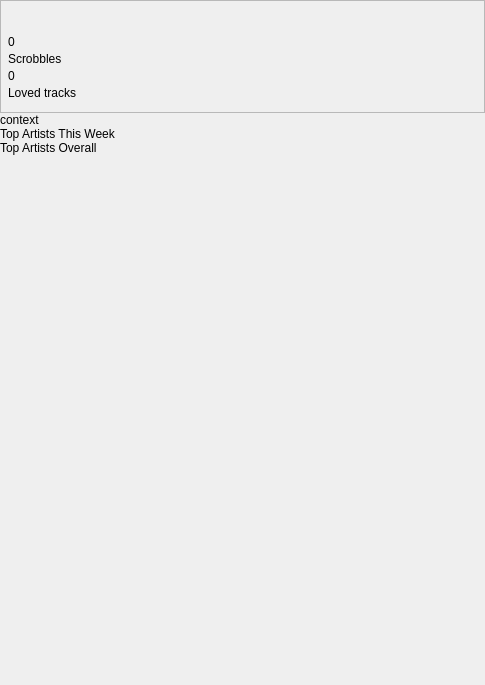
<?xml version="1.0" encoding="UTF-8"?>
<ui version="4.0">
 <class>ProfileWidget</class>
 <widget class="QWidget" name="ProfileWidget">
  <property name="geometry">
   <rect>
    <x>0</x>
    <y>0</y>
    <width>485</width>
    <height>685</height>
   </rect>
  </property>
  <property name="windowTitle">
   <string>Form</string>
  </property>
  <layout class="QVBoxLayout" name="verticalLayout" stretch="0,0,0,0,0,0,0,0,1">
   <property name="spacing">
    <number>0</number>
   </property>
   <property name="margin">
    <number>0</number>
   </property>
   <item>
    <widget class="QFrame" name="user">
     <property name="frameShape">
      <enum>QFrame::StyledPanel</enum>
     </property>
     <property name="frameShadow">
      <enum>QFrame::Raised</enum>
     </property>
     <layout class="QHBoxLayout" name="horizontalLayout" stretch="0,1">
      <property name="spacing">
       <number>0</number>
      </property>
      <property name="margin">
       <number>0</number>
      </property>
      <item>
       <widget class="AvatarWidget" name="avatar">
        <property name="text">
         <string/>
        </property>
        <property name="alignment">
         <set>Qt::AlignCenter</set>
        </property>
       </widget>
      </item>
      <item>
       <layout class="QVBoxLayout" name="verticalLayout_2" stretch="0,0,3,0,0,1,0,0,0">
        <property name="spacing">
         <number>3</number>
        </property>
        <item>
         <widget class="unicorn::Label" name="name">
          <property name="text">
           <string/>
          </property>
          <property name="textFormat">
           <enum>Qt::RichText</enum>
          </property>
         </widget>
        </item>
        <item>
         <widget class="QLabel" name="infoString">
          <property name="text">
           <string/>
          </property>
         </widget>
        </item>
        <item>
         <spacer name="verticalSpacer_2">
          <property name="orientation">
           <enum>Qt::Vertical</enum>
          </property>
          <property name="sizeHint" stdset="0">
           <size>
            <width>20</width>
            <height>0</height>
           </size>
          </property>
         </spacer>
        </item>
        <item>
         <widget class="QLabel" name="scrobbleCount">
          <property name="text">
           <string>0</string>
          </property>
         </widget>
        </item>
        <item>
         <widget class="QLabel" name="scrobbles">
          <property name="text">
           <string>Scrobbles</string>
          </property>
         </widget>
        </item>
        <item>
         <spacer name="verticalSpacer_3">
          <property name="orientation">
           <enum>Qt::Vertical</enum>
          </property>
          <property name="sizeHint" stdset="0">
           <size>
            <width>20</width>
            <height>0</height>
           </size>
          </property>
         </spacer>
        </item>
        <item>
         <widget class="QLabel" name="lovedCount">
          <property name="text">
           <string>0</string>
          </property>
         </widget>
        </item>
        <item>
         <widget class="QLabel" name="loved">
          <property name="text">
           <string>Loved tracks</string>
          </property>
         </widget>
        </item>
        <item>
         <spacer name="verticalSpacer_4">
          <property name="orientation">
           <enum>Qt::Vertical</enum>
          </property>
          <property name="sizeHint" stdset="0">
           <size>
            <width>20</width>
            <height>12</height>
           </size>
          </property>
         </spacer>
        </item>
       </layout>
      </item>
     </layout>
    </widget>
   </item>
   <item>
    <widget class="ContextLabel" name="userBlurb">
     <property name="text">
      <string notr="true">context</string>
     </property>
     <property name="textFormat">
      <enum>Qt::RichText</enum>
     </property>
     <property name="wordWrap">
      <bool>true</bool>
     </property>
    </widget>
   </item>
   <item>
    <widget class="QFrame" name="hsplitter1">
     <property name="frameShape">
      <enum>QFrame::StyledPanel</enum>
     </property>
     <property name="frameShadow">
      <enum>QFrame::Raised</enum>
     </property>
    </widget>
   </item>
   <item>
    <widget class="QLabel" name="weekTitle">
     <property name="text">
      <string>Top Artists This Week</string>
     </property>
    </widget>
   </item>
   <item>
    <widget class="QFrame" name="weekFrame">
     <property name="frameShape">
      <enum>QFrame::NoFrame</enum>
     </property>
     <property name="frameShadow">
      <enum>QFrame::Raised</enum>
     </property>
     <layout class="QVBoxLayout" name="verticalLayout_3">
      <property name="spacing">
       <number>0</number>
      </property>
      <property name="margin">
       <number>0</number>
      </property>
      <item>
       <widget class="QFrame" name="weekFrameTemp">
        <property name="frameShape">
         <enum>QFrame::StyledPanel</enum>
        </property>
        <property name="frameShadow">
         <enum>QFrame::Raised</enum>
        </property>
       </widget>
      </item>
     </layout>
    </widget>
   </item>
   <item>
    <widget class="QFrame" name="hsplitter2">
     <property name="frameShape">
      <enum>QFrame::StyledPanel</enum>
     </property>
     <property name="frameShadow">
      <enum>QFrame::Raised</enum>
     </property>
    </widget>
   </item>
   <item>
    <widget class="QLabel" name="overallTitle">
     <property name="text">
      <string>Top Artists Overall</string>
     </property>
    </widget>
   </item>
   <item>
    <widget class="QFrame" name="overallFrame">
     <property name="frameShape">
      <enum>QFrame::NoFrame</enum>
     </property>
     <property name="frameShadow">
      <enum>QFrame::Raised</enum>
     </property>
     <layout class="QVBoxLayout" name="verticalLayout_4">
      <property name="spacing">
       <number>0</number>
      </property>
      <property name="margin">
       <number>0</number>
      </property>
      <item>
       <widget class="QFrame" name="overallFrameTemp">
        <property name="frameShape">
         <enum>QFrame::StyledPanel</enum>
        </property>
        <property name="frameShadow">
         <enum>QFrame::Raised</enum>
        </property>
       </widget>
      </item>
     </layout>
    </widget>
   </item>
   <item>
    <spacer name="verticalSpacer">
     <property name="orientation">
      <enum>Qt::Vertical</enum>
     </property>
     <property name="sizeHint" stdset="0">
      <size>
       <width>20</width>
       <height>0</height>
      </size>
     </property>
    </spacer>
   </item>
  </layout>
 </widget>
 <customwidgets>
  <customwidget>
   <class>AvatarWidget</class>
   <extends>QLabel</extends>
   <header>lib/unicorn/widgets/AvatarWidget.h</header>
  </customwidget>
  <customwidget>
   <class>ContextLabel</class>
   <extends>QLabel</extends>
   <header>../Widgets/ContextLabel.h</header>
  </customwidget>
  <customwidget>
   <class>unicorn::Label</class>
   <extends>QLabel</extends>
   <header>lib/unicorn/widgets/Label.h</header>
  </customwidget>
 </customwidgets>
 <resources/>
 <connections/>
</ui>
